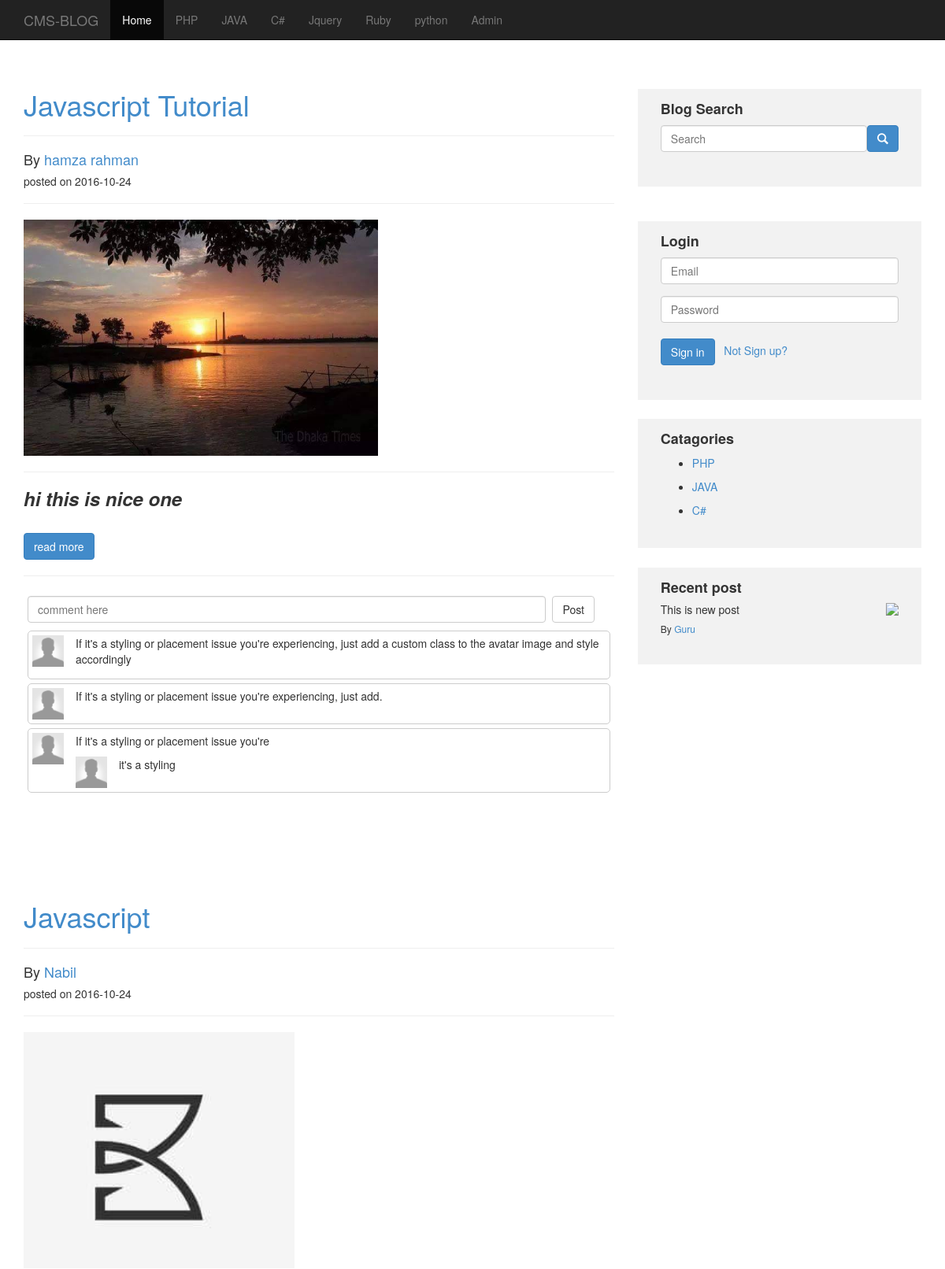
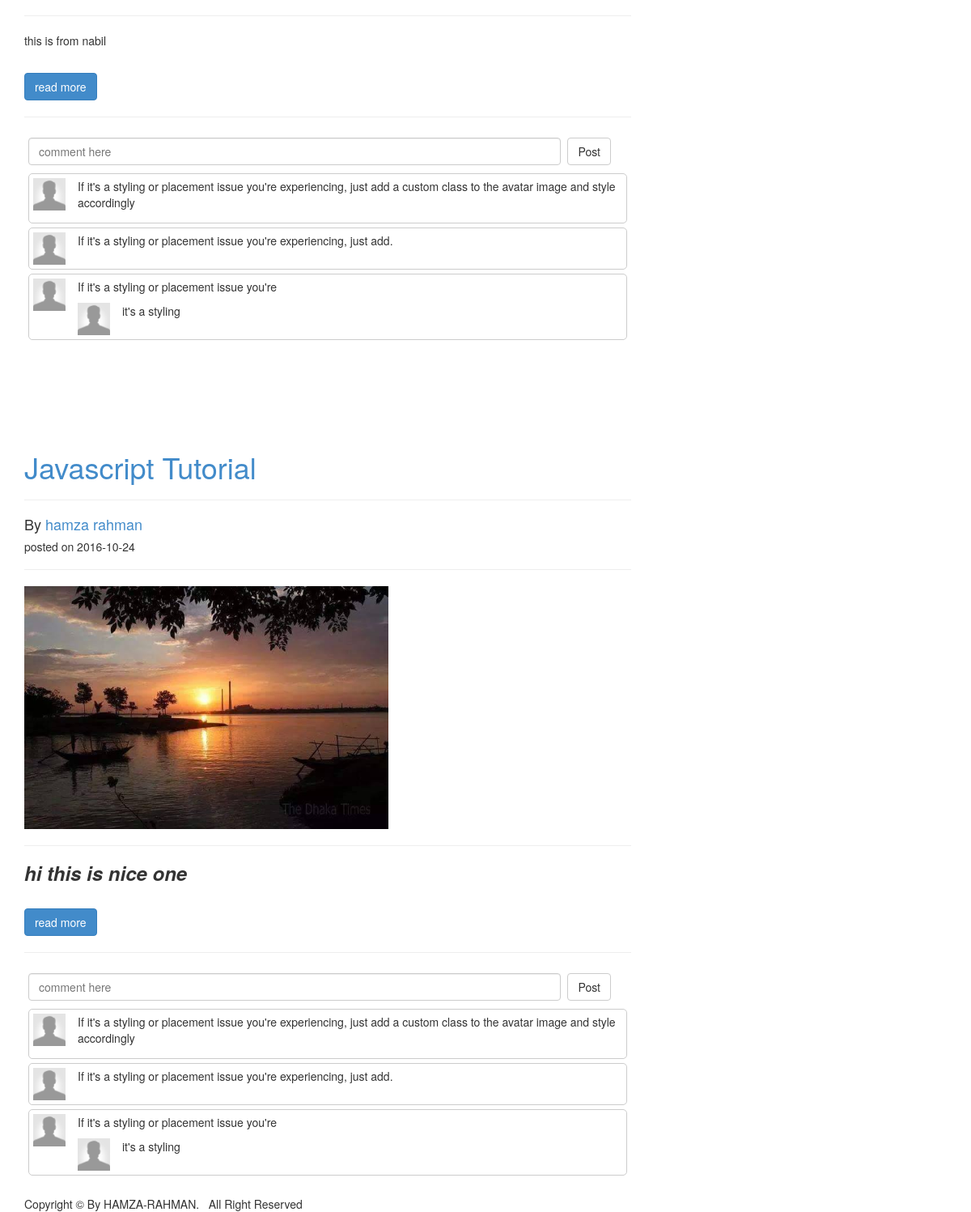
Screenshot of /category.php?c_id=10 with the database file from the repository (2 pictures, top to bottom).
### tables this page shows
CREATE TABLE `catagory` (
  `cat_id` int(3) NOT NULL,
  `cat_title` varchar(255) NOT NULL
);

CREATE TABLE `posts` (
  `post_id` int(3) NOT NULL,
  `post_catagory_id` int(3) NOT NULL,
  `post_title` varchar(255) NOT NULL,
  `post_author` varchar(255) NOT NULL,
  `post_date` date NOT NULL,
  `post_image` text NOT NULL,
  `post_content` text NOT NULL,
  `post_tags` varchar(255) NOT NULL,
  `post_comment_count` varchar(255) NOT NULL,
  `post_status` varchar(255) NOT NULL DEFAULT 'draft',
  `post_views_count` int(11) NOT NULL
);

### category.php (the view, shortened to what this page needs)
<?php include "include/config.php"; ?>
<?php include "include/header.php"; ?>
	<?php include "include/navigation.php"; ?>
	<div class="container">
		<div class="row">
			<div class="col-md-8 blog">
			<?php
			if(isset($_GET['c_id'])){
				$the_c_id = $_GET['c_id'];
				$ft = $conn->query("SELECT * FROM posts WHERE post_catagory_id = {$the_c_id}");
		      	while ( $row = $ft->fetch(PDO::FETCH_ASSOC)) {
		      	$post_title = $row['post_title'];
		      	$post_author = $row['post_author'];
		      	$post_date = $row['post_date'];
		      	$post_image = $row['post_image'];
		      	$post_content = $row['post_content'];
			?>
				<div class="blog-pos">
					<a href="post.php"><h1 style="margin-top:15%;"><?php echo $post_title; ?></h1></a><hr>
					<h4 class="blog-title">By <a href="#"><?php echo $post_author; ?></a></h4>
					<h5>posted on <?php echo $post_date; ?></h5>
					<hr></hr>
					<div class="blog-post-image" style="weight:200px; height:300px; ">
						<img src="image/<?php echo $post_image; ?>" style="weight:200px; height:300px;" >
					</div>
					<hr></hr>
					<p><?php echo $post_content; ?></p><br/>
					<a class="btn btn-primary" href="#">read more</a>
					<hr>
				</div>
		           <div class="comment-form">
                      <form class="form-inline">
                         <div class="form-group">
                            <input type="text" class="form-control" id="user-post" placeholder="comment here">
                         </div>
                         <button type="submit" class="btn btn-default">Post</button>
                      </form>
                   </div>
                   <div class="comments">
                      <div class="comment">
                         <a class="comment-avator pull-left" href="#">
                            <img src="image/user.png">
                         </a>
                         <div class="comment-text">
                            <p>If it's a styling or placement issue you're experiencing, just add a custom class to the avatar image and style accordingly
                            </p>
                         </div>
                      </div>
                   </div>
                   <div class="comments">
                      <div class="comment">
                         <a class="comment-avator pull-left" href="#">
                            <img src="image/user.png">
                         </a>
                         <div class="comment-text">
                            <p>If it's a styling or placement issue you're experiencing, just add. </p>
                         </div>
                      </div>
                   </div>
                   <div class="comments">
                      <div class="comment">
                         <a class="comment-avator pull-left" href="#">
                            <img src="image/user.png">
                         </a>
                         <div class="comment-text">
                            <p>If it's a styling or placement issue you're </p>
	                      <div class="comment">
	                         <a class="comment-avator pull-left" href="#">
	                            <img src="image/user.png">
	                         </a>
	                         <div class="comment-text">
	                            <p>it's a styling</p>
	                         </div>
	                      </div>
                         </div>
                      </div>
                   </div>
                   <br>
		<?php } } ?>
			</div>
				<?php include "include/sidebar.php"; ?>
		</div>
	</div>
	<?php include "include/footer.php"; ?>
  </body>
</html>

### include/navigation.php (shortened to what this page needs)
<?php include "include/config.php";?>
<nav class="navbar navbar-inverse navbar-fixed-top">
  <div class="container">
    <div class="navbar-header">
      <a class="navbar-brand" href="index.php">CMS-BLOG</a>
    </div>
    <div id="navbar" class="collapse navbar-collapse">
      <ul class="nav navbar-nav">
        <li class="active"><a href="#">Home</a></li>
            <?php
            $ft = $conn->query("select * from catagory");
            while ( $row = $ft->fetch(PDO::FETCH_ASSOC)) {
              $cat_list = $row['cat_title'];
              echo "<li><a href='#'>{$cat_list}</a></li>";
            }
            ?>
            <li><a href="Admin">Admin </a></li>
    </div>
  </div>
</nav>

### include/sidebar.php
<?php include "include/config.php";?>
			<div class="col-md-4 sidebar" style="margin-top:5%;" >
				<div class="main-sidebar">
					<div class="sidebar">
						<h4 style="margin-top:18%;"><strong>Blog Search</strong></h4>
						<form action="search.php" method="POST">
						  <div class="form-group row">
							<div class="col-sm-10" style="padding-right: 0px;">
							  <input type="text" class="form-control" id="exampleInputAmount" name="search" placeholder="Search" required>
							</div>
							<button type="submit" name="submit" class="btn btn-primary"><span class="glyphicon glyphicon-search"></span></button>
						  </div>
						</form>
					</div>
				</div> <br/>
				<div class="main-sidebar">
					<div class="sidebar">
						<h4 style="margin-top:8%;"><strong>Login</strong></h4>
						<form class="form-horizontal" action="include/form.php" method="POST">
						  <div class="form-group">
							<div class="col-sm-12">
							  <input type="text" class="form-control" name="username" id="inputEmail3" placeholder="Email">
							</div>
						  </div>
						  <div class="form-group">
							<div class="col-sm-12">
							  <input type="password" class="form-control" name="password" id="inputPassword3" placeholder="Password"><br/>
							  <button type="submit" name="login" class="btn btn-primary">Sign in</button>
								&nbsp<a href="Registration.php"> Not Sign up?</a>
							</div>
						  </div>
						</form>
					</div>
				</div>
				<div class="main-sidebar">
					<div class="sidebar">
					<h4 style="margin-top:8%;"><strong>Catagories</strong></h4>
						<?php
						$qr = $conn->query("SELECT * FROM catagory LIMIT 3");
						while($row = $qr->fetch(PDO::FETCH_ASSOC)){
							$catagory_title = $row['cat_title'];
							$cat_id = $row['cat_id'];
							echo "<ul><li><a href='category.php?c_id={$cat_id}'>{$catagory_title}</a></li></ul>";
						}
						?>
					</div>
				</div>
				<div class="main-sidebar">
					<div class="sidebar">
						<div class="recent-text">
							<h4 style="margin-top:8%;"><strong>Recent post</strong></h4>
							<h5>This is new post</h5>
							<div class="recent-image">
								<img src="image/temp.jpg" style="weight:30px; height:20px; ">
							</div>
							<h6 class="blog-title">By <a href="#">Guru</a></h6>
						</div>
					</div>
				</div>
			</div>

### css/main.css (style rules this page uses)
.main-sidebar { background-color:#f2f2f2; padding-bottom:8%; padding-left:8%; padding-right:8%; }
.sidebar h4 { padding-top:5%; }
.recent-image { float:right; margin-top:-10%; }
input { padding-right:8%; }
.comment-form .form-group { width: 89%; padding: 5px; }
.comment-form input[type='text'] { width: 100%; }
.comments { border: 1px solid #ccc; border-radius: 5px; padding: 5px; margin: 5px; overflow: auto; top: 1%; }
.comment-avator img, .user { width: 40px; margin-right: 15px; top: 2%; }

### rows the page displays
catagory: cat_title "PHP"
catagory: cat_title "JAVA"
catagory: cat_title "C#"
catagory: cat_title "Jquery"
catagory: cat_title "Ruby"
catagory: cat_title "python"
posts: post_title "Javascript Tutorial", post_author "hamza rahman", post_date "2016-10-24", post_image (picture), post_content "hi this is nice one"
posts: post_title "Javascript", post_author "Nabil", post_date "2016-10-24", post_image (picture), post_content "this is from nabil"
posts: post_title "Javascript Tutorial", post_author "hamza rahman", post_date "2016-10-24", post_image (picture), post_content "hi this is nice one"
